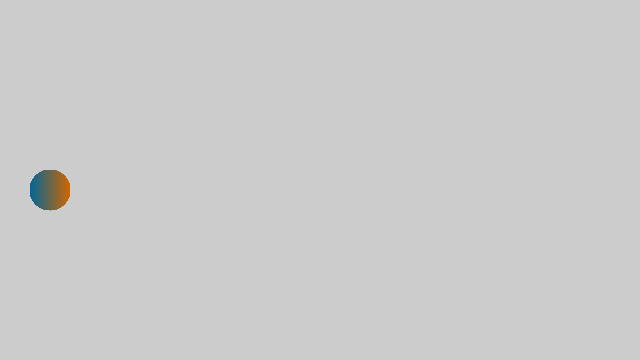
Frame 1 (no input)
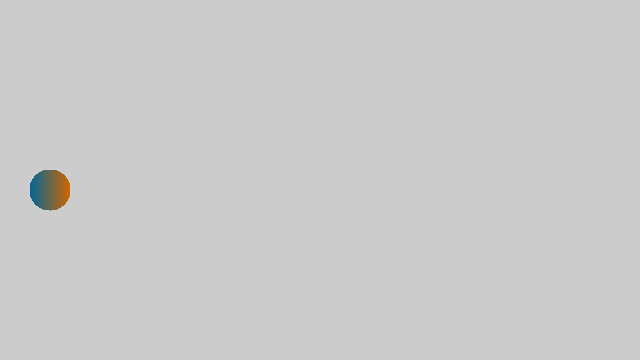
Frame 2 (the mouse pressed at the canvas centre, redrawn once)

The Processing sketch that drew these frames (run headless with seeded random() and noise(); the mouse was pressed at the canvas centre and the sketch redrawn once):

// Processing sketch: lingradcircle
// ── lingradcircle.pde
// Constants
color b1, b2, c1, c2;

void setup() {
  size(640, 360);

  // Define colors
  c1 = color(204, 102, 0);
  c2 = color(0, 102, 153);

  noLoop();
}

void draw() {
  linGradCirc(50.0, 190.0, 20.0, c2, c1);
}

void linGradCirc(float x, float y, float r, color c1, color c2) {
  /* Creates a circle, with origin at (x, y) and radius r, filled with a linear 
  (left to right) gradient that goes from c1 to c2. */
  float cY;
  noFill();
  pushMatrix();
  translate(x, y);            // sets circle's origin to (x, y)
  for (float i = -r; i <= r; i += 0.01) {
    float inter = map(i, -r, r, 0, 1);
    color c = lerpColor(c1, c2, inter);
    stroke(c);
    cY = sin((acos(i/r)))*r;  // calculates the y-coordinate of the line to be created
    line(i, cY, i, -cY);
  }
  popMatrix();
}
